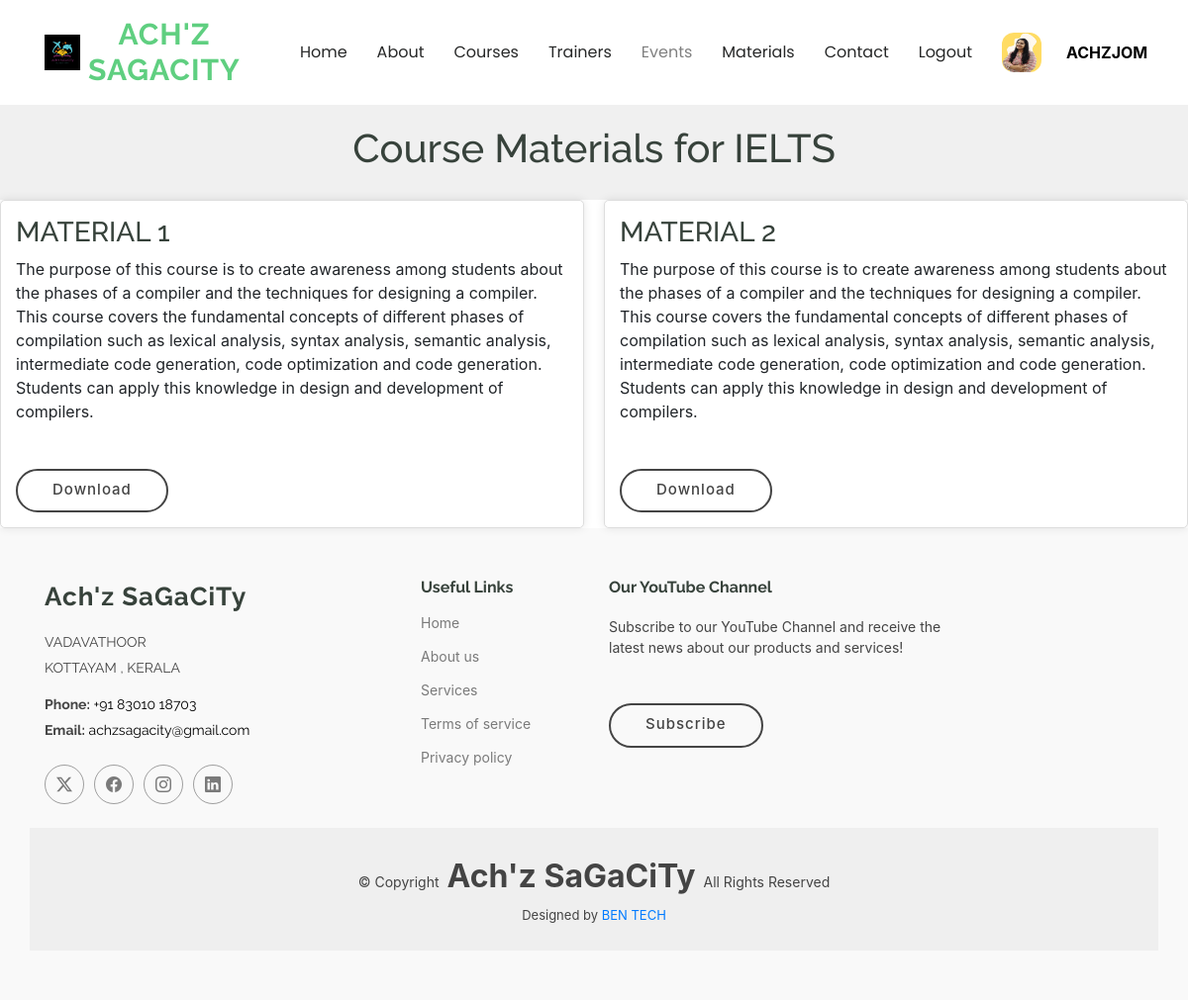
Screenshot of /course-materials/1/IELTS (signed in) with the database file from the repository.
### user/models.py (models this page shows, shortened)
class Customer(models.Model):
    LIVE = 0
    DELETE = 0
    DELETE_CHOICES = ((LIVE,'Live'),(DELETE,'Delete'))
    name = models.CharField(max_length=200)
    user = models.OneToOneField(User,on_delete=models.CASCADE,related_name='customer_profile')
    image = models.ImageField(upload_to='images/user_image/',null=True)
    address = models.TextField()
    place = models.CharField(max_length=30)
    pin = models.CharField(max_length=10)
    dob = models.DateField(null=True)
    deleted_status = models.IntegerField(choices=DELETE_CHOICES ,default=LIVE)
    created_at = models.DateTimeField(auto_now_add=True)
    updated_at = models.DateTimeField(auto_now = True)

### cources/models.py (models this page shows, shortened)
class Course(models.Model):
    COURSE_CHOICES = [
        ('IELTS', 'IELTS'),
        ('UKVI', 'UKVI'),
        ('FLUENCY', 'Fluency'),
    ]
    name = models.CharField(max_length=50, choices=COURSE_CHOICES, unique=True)
    detailed_name = models.CharField(max_length=100)
    description = models.TextField(default="Default description")
    price = models.CharField(max_length=10,default=0)
    trainer_name = models.CharField(max_length=100,default='Achsa Jomesh')
    course_image = models.ImageField(upload_to='images/courses/',null=True)

class CourseMaterial(models.Model):
    course = models.ForeignKey(Course, on_delete=models.CASCADE, related_name='materials')
    title = models.CharField(max_length=200)
    file = models.FileField(upload_to='course_materials/')
    description = models.TextField(blank=True)

### cources/views.py (the view)
# urls.py: path('course-materials/<int:id>/<str:name>',views.CourseMaterials,name='materials'),
def CourseMaterials(request,id,name):
    course = get_object_or_404(Course, id=id)
    materials = CourseMaterial.objects.filter(course=course)
    return render(request,'course_materials.html', {'course': course, 'materials': materials})

### cources/templates/course_materials.html (shortened to what this page needs)
{% load static %}
<!DOCTYPE html>
<html lang="en">
<head>
    <link href="{% static 'assets/css/main.css' %}" rel="stylesheet">
</head>
<body>
    {% include 'top.html' %}
    <header>
        <h1>Course Materials for {{ course.name }}</h1>
    </header>
    <main>
        <div class="materials-list">
            {% for material in materials %}
                <div class="material-item">
                    <h3>{{ material.title }}</h3>
                    <p>{{ material.description }}</p>
                    <a href="{{ material.file.url }}" target="_blank" class="btn-get-started" style="text-decoration: none;">Download</a>
                </div>
            {% empty %}
                <p>No materials available for this course.</p>
            {% endfor %}
        </div>
    </main>
    <footer>
        {% include 'footer.html' %}
    </footer>
</body>
</html>

### home/templates/top.html (shortened to what this page needs)
{% load static %}
<!DOCTYPE html>
<html lang="en">
<head>
  <link href="{% static 'assets/vendor/bootstrap/css/bootstrap.min.css' %}" rel="stylesheet">
  <link href="{% static 'assets/vendor/bootstrap-icons/bootstrap-icons.css' %}" rel="stylesheet">
  <link href="{% static 'assets/css/main.css' %}" rel="stylesheet">
</head>
<body>
<header id="header" class="header d-flex align-items-center sticky-top">
  <div class="container-fluid container-xl position-relative d-flex align-items-center">
    <a href="{% url 'home' %}" class="logo d-flex align-items-center me-auto text-decoration-none">
        <img src="{% static 'banner/logo/logo.jpg' %}" alt="">
        <h1 class="sitename">
            <span>Ach'z</span><br>
            <span>SaGaCiTy</span>
        </h1>
    </a>
      <nav id="navmenu" class="navmenu">
          <ul>
              <li><a href="{% url 'home' %}" style="text-decoration: none;">Home</a></li>
              <li><a href="{% url 'about' %}" style="text-decoration: none;">About</a></li>
              <li><a href="{% url 'courses' %}" style="text-decoration: none;">Courses</a></li>
              <li><a href="{% url 'trainers' %}" style="text-decoration: none;">Trainers</a></li>
              <li><a href="" style="color: gray; text-decoration: none;" >Events</a></li>
              <li><a href="{% url 'materials' %}" style="text-decoration: none;">Materials</a></li>
              <li><a href="{% url 'contact' %}" style="text-decoration: none;">Contact</a></li>
              {% if user.is_authenticated %}
                <li><a href="{% url 'logout' %}">Logout</a></li>
                <a href="#">
                    <img src="{{ user.customer_profile.image.url }}" style="height: 40px; width: 40px; border-radius: 30%;">
                </a>
                <b style="color: black; font-size: medium; margin-left: 10px;">{{ user.username }}</b>
                {% else %}
                <a class="btn-getstarted" href="{% url 'account' %}">Login</a>
              {% endif %}
          </ul>
      </nav>
      <div class="btn-getstarted" style="background-color: #fff; display: flex; box-shadow: 1px 1px 1px 1px solid black;">
    </div>
  </div>
</header>
</body>
</html>

### home/static/assets/css/main.css (style rules this page uses)
:root { --default-font: "Open Sans", system-ui, -apple-system, "Segoe UI", Roboto, "Helvetica Neue", Arial, "Noto Sans", "Liberation Sans", sans-serif, "Apple Color Emoji", "Segoe UI Emoji", "Segoe UI Symbol", "Noto Color Emoji"; --heading-font: "Raleway", sans-serif; --nav-font: "Poppins", sans-serif; }
:root { --background-color: #ffffff; --default-color: #444444; --heading-color: #37423b; --accent-color: #5fcf80; --contrast-color: #ffffff; }
:root { --nav-color: #272828; --nav-hover-color: #5fcf80; --nav-dropdown-background-color: #ffffff; --nav-dropdown-color: #272828; --nav-dropdown-hover-color: #5fcf80; }
:root { scroll-behavior: smooth; }
body { color: var(--default-color); background-color: var(--background-color); font-family: var(--default-font); }
a { color: var(--accent-color); text-decoration: none; transition: 0.3s; }
h1, h2, h3, h4, h5, h6 { color: var(--heading-color); font-family: var(--heading-font); }
.header { color: var(--default-color); background-color: var(--background-color); padding: 15px 0; transition: all 0.5s; z-index: 997; }
.header .logo { line-height: 1; }
.header .logo img { max-height: 36px; margin-right: 8px; }
.header .logo h1 { font-weight: 700; font-size: 30px; margin: 0; letter-spacing: 1px; text-transform: uppercase; color: var(--accent-color); }
.header .btn-getstarted, .header .btn-getstarted:focus { color: var(--contrast-color); background: var(--accent-color); font-size: 14px; padding: 8px 25px; margin: 0 0 0 30px; border-radius: 50px; transition: 0.3s; }
@media (max-width: 1200px) { .header .logo { order: 1; } }
@media (max-width: 1200px) { .header .btn-getstarted { order: 2; margin: 0 15px 0 0; padding: 6px 15px; } }
@media (max-width: 1200px) { .header .navmenu { order: 3; } }
@media (min-width: 1200px) { .navmenu { padding: 0; } }
@media (min-width: 1200px) { .navmenu ul { margin: 0; padding: 0; display: flex; list-style: none; align-items: center; } }
@media (min-width: 1200px) { .navmenu li { position: relative; } }
@media (min-width: 1200px) { .navmenu a, .navmenu a:focus { color: var(--nav-color); padding: 18px 15px; font-size: 16px; font-family: var(--nav-font); font-weight: 400; display: flex; align-items: center; justify-content: space-between; white-space: nowrap; transition: 0.3s; text-decoration: none; } }

### cources/templates/course_materials.html (style rules this page uses)
body { font-family: Arial, sans-serif; margin: 0; padding: 0; }
header { background-color: #f0f0f0; padding: 20px; text-align: center; }
.materials-list { display: grid; grid-template-columns: repeat(auto-fit, minmax(300px, 1fr)); gap: 20px; }
.material-item { background-color: #fff; padding: 15px; border: 1px solid #ddd; border-radius: 5px; box-shadow: 0 0 10px rgba(0, 0, 0, 0.1); }

### home/templates/top.html (style rules this page uses)
.logo { display: flex; align-items: center; text-decoration: none; }
.sitename { font-size: 2rem; }

### home/templates/footer.html (style rules this page uses)
.btn-get-started { font-weight: 500; font-size: 15px; text-decoration: none; letter-spacing: 1px; display: inline-block; padding: 8px 35px 10px 35px; border-radius: 50px; transition: 0.4s; margin-top: 30px; border: 2px solid var(--default-color); color: var(--default-color); }

### rows the page displays
Course: name "IELTS"
CourseMaterial: title "MATERIAL 1", description "The purpose of this course is to create awareness among students about the phases of a compiler and the techniques for designing a compiler. This course covers the fundamental concepts of different phases of compilation such as lexical analysis, syntax analysis, semantic analysis, intermediate code generation, code optimization and code generation. Students can apply this knowledge in design and development of compilers."
CourseMaterial: title "MATERIAL 2", description "The purpose of this course is to create awareness among students about the phases of a compiler and the techniques for designing a compiler. This course covers the fundamental concepts of different phases of compilation such as lexical analysis, syntax analysis, semantic analysis, intermediate code generation, code optimization and code generation. Students can apply this knowledge in design and development of compilers."

### other values shown
{{ user.username }} "ACHZJOM"
